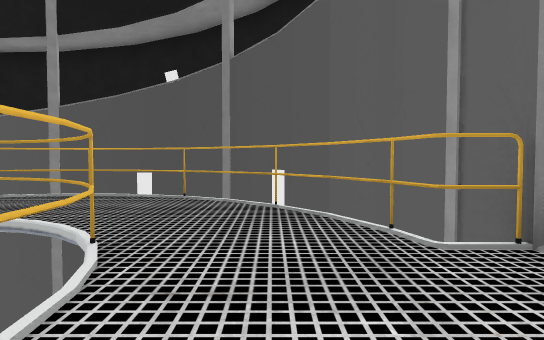
[1] (above)

13 first-person views from a walk through a Godot game level. The camera is 1.2 m above the floor, tilts 2° down and sees 80° across. The floor is counted in squares, 2 m on a side. Each view is taken from the middle of a square. On the plan, view 1 faces up. The plan holds only what a view shows up to about 10 squares ahead; the rest is blank. The place goes on beyond the plan. Door leaves are left out where a doorway can be walked through. Some surface patterns are stand-ins.

[2]
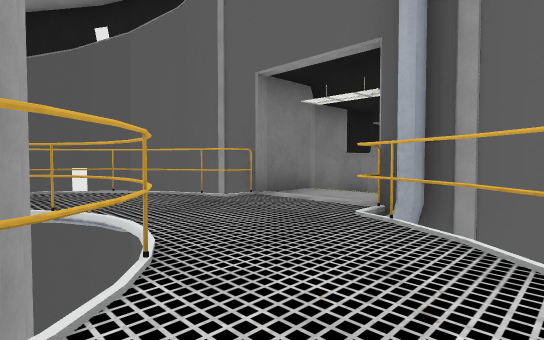

[3]
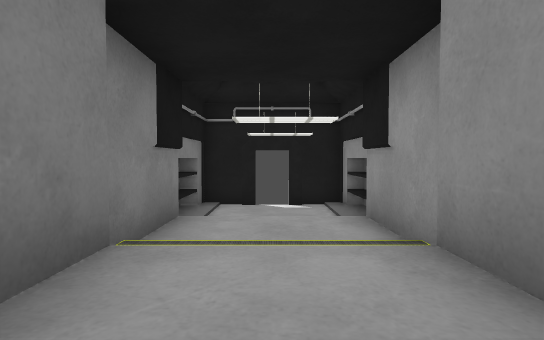

[4]
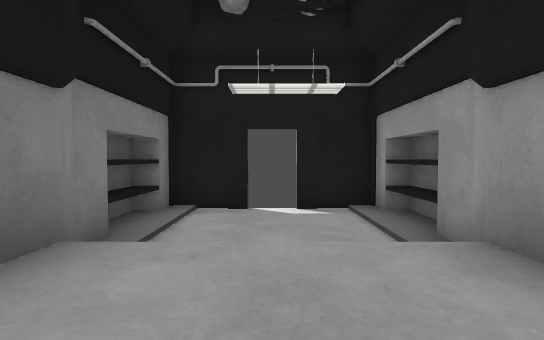

[5]
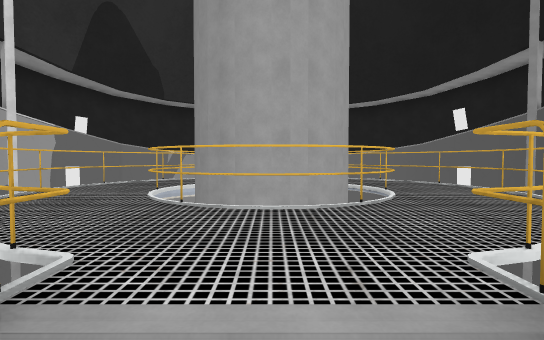

[6]
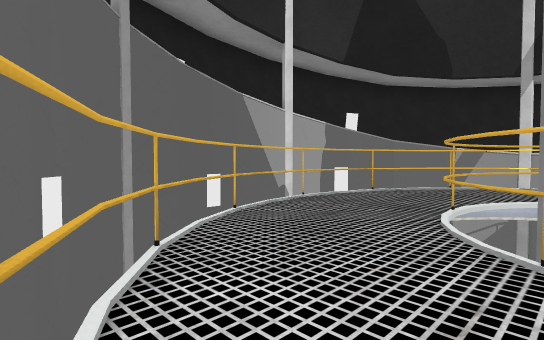

[7]
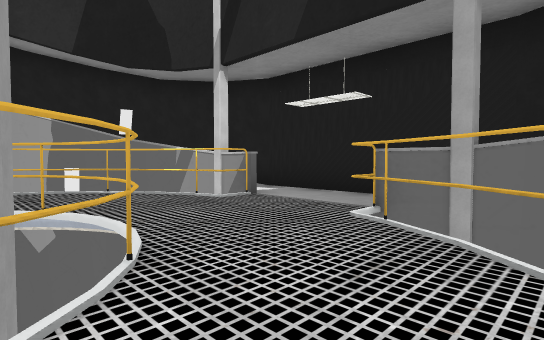

[8]
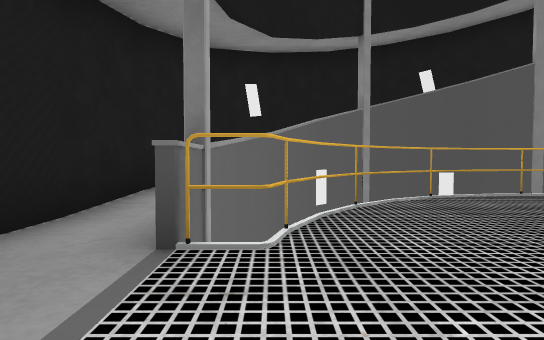

[9]
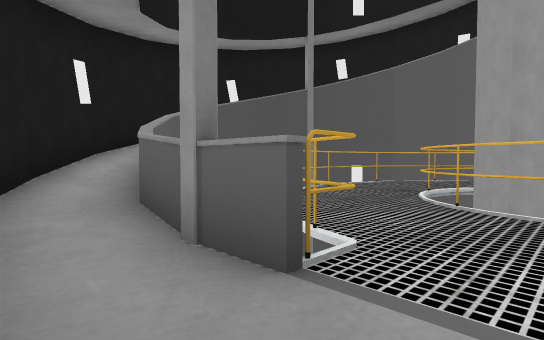

[10]
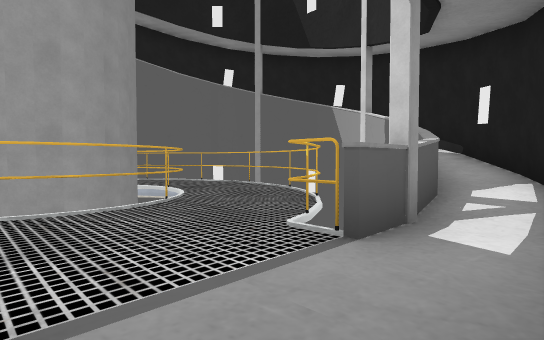

[11]
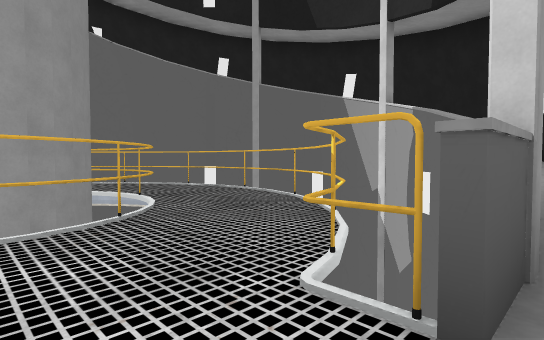

[12]
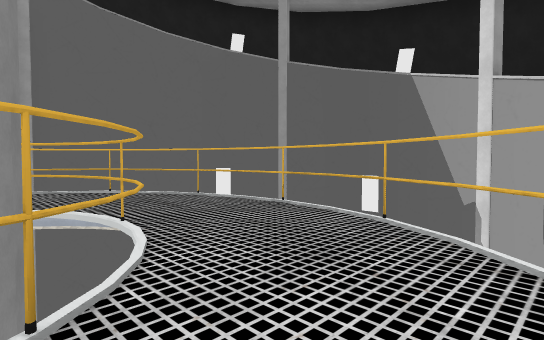

[13]
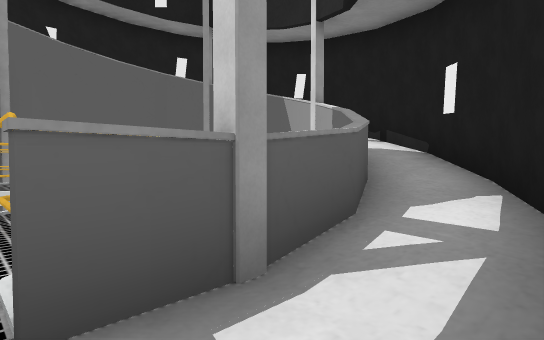

### Floor plan
Key: @ floor where view 1 was taken; # wall or solid block; x gap in a wall; . main floor; : floor 0.25 m higher than the main floor; + floor 0.5 m higher than the main floor; * floor 0.75 m higher than the main floor; - floor 0.75 m lower than the main floor; % floor 1.25 m higher than the main floor; _ floor 1.5 m lower than the main floor; & floor 1.75 m higher than the main floor; $ floor 3 m higher than the main floor; / step, stairs or slope; D open door; = window, fence, low wall or low ledge.
Columns run from 9 left of view 1 to 11 right of it. Each row starts with its distance up from view 1.
  9   #####
  8  ##& x$=
  7 ##%/#####//
  6 #*/##   ##/
  5 #+## #.# ##
  4 #:##.....###     ###
  3 ..#...##..########=##
  2 .....####..// -- ___#
  1 ....#####....--- __DD
  0 .....####@.// -- ___#
 -1 ..#...##..########=##
 -2 #:##.....###     ###
 -3 #+## #.# ##
 -4 #*/### ###/
 -5 ##%/#####//
 -6  ##&
 -7   ###
 -8      ###

Where each view was taken, in squares from view 1:
view 1: 0 up, 0 right, facing up
view 2: 2 down, 2 left, facing up-right
view 3: 1 up, 1 right, facing right
view 4: 1 up, 4 right, facing right
view 5: 1 up, 3 right, facing left
view 6: 0 up, 1 right, facing down-left
view 7: 4 up, 4 left, facing down-left
view 8: 0 up, 7 left, facing up
view 9: 1 up, 9 left, facing up-right
view 10: 2 up, 9 left, facing down-right
view 11: 1 up, 8 left, facing down-right
view 12: 0 up, 6 left, facing down-right
view 13: 0 up, 9 left, facing down-right
